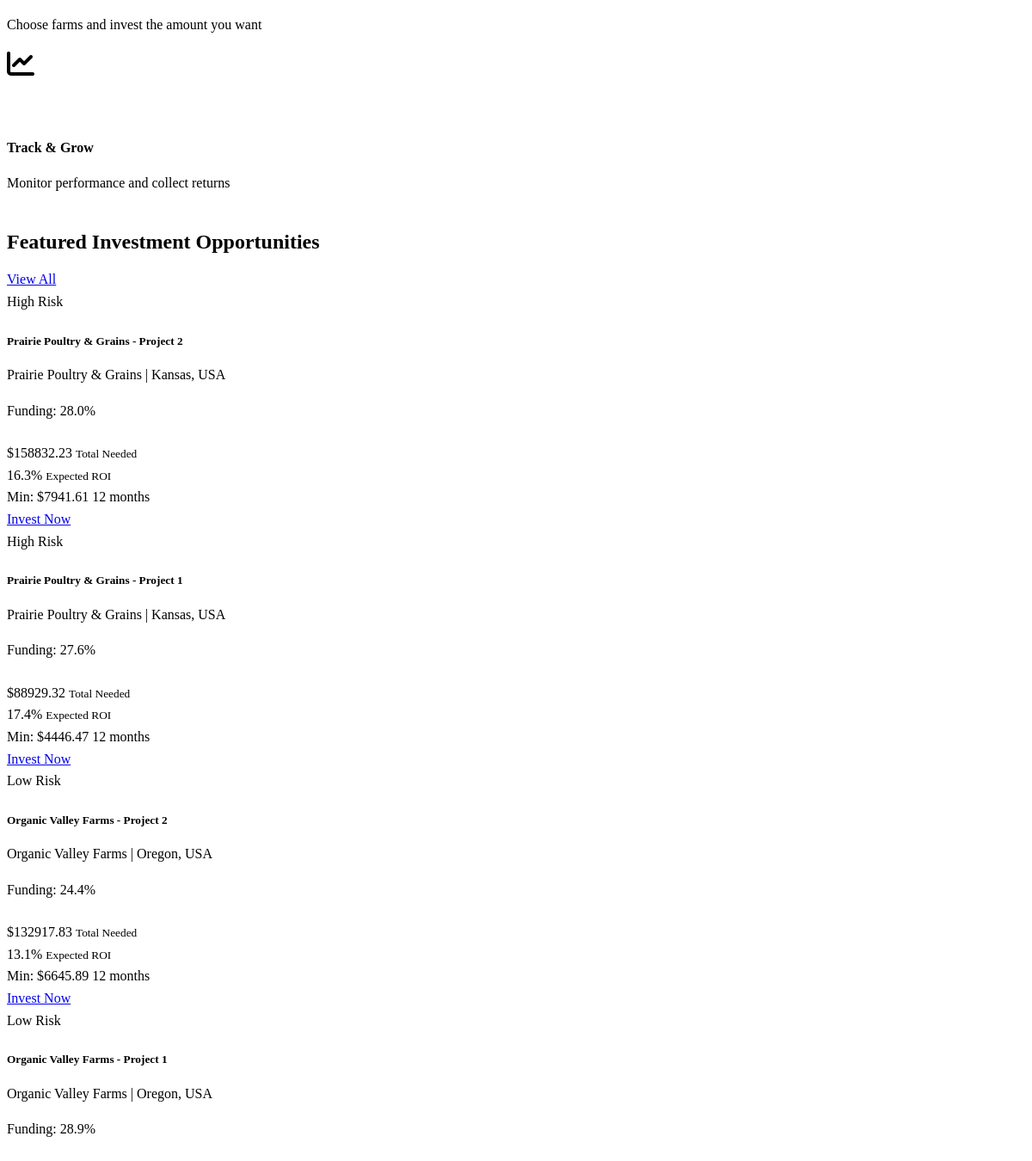
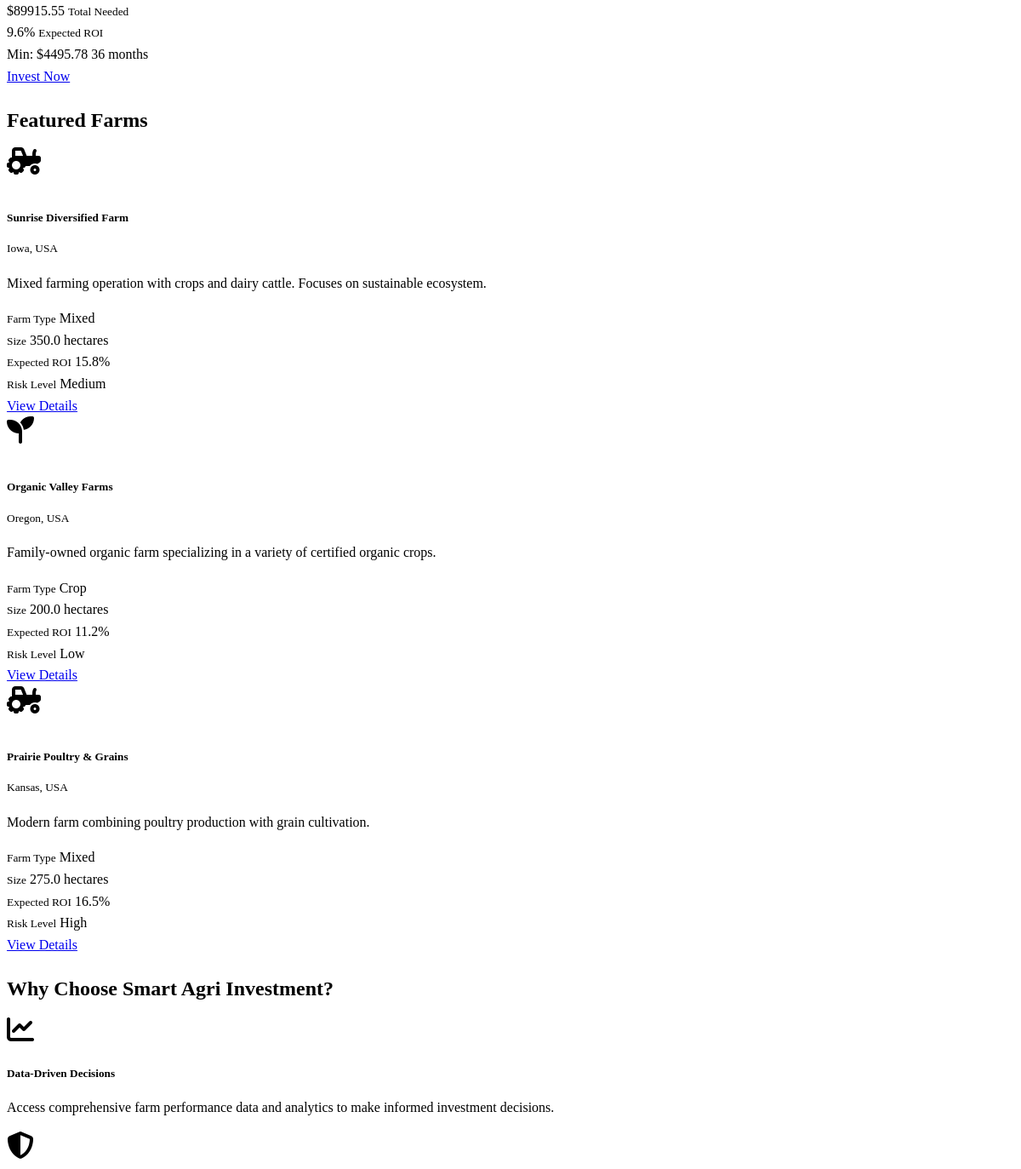
Before: / (middle part) with the older database file (2 pictures, top to bottom).
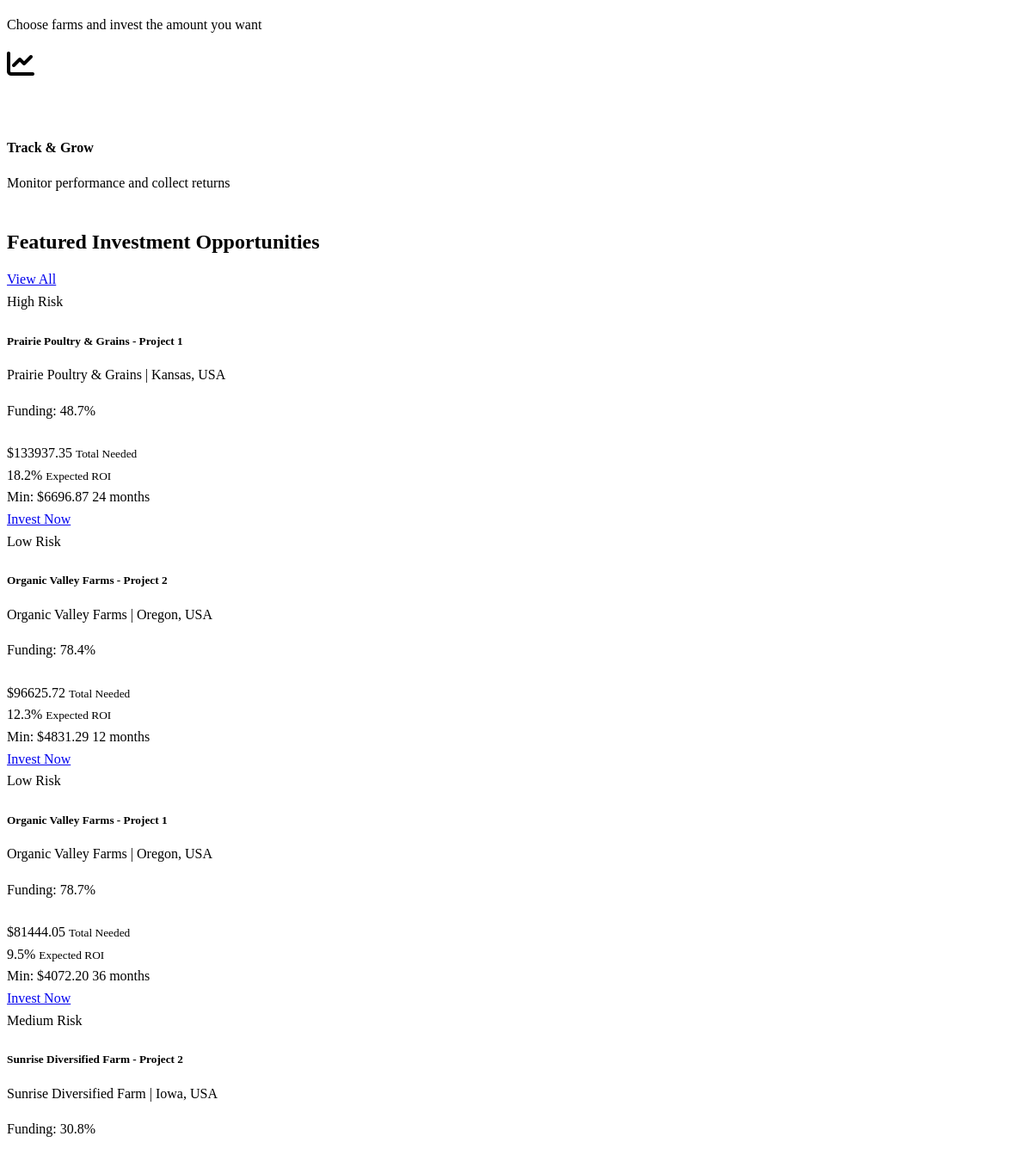
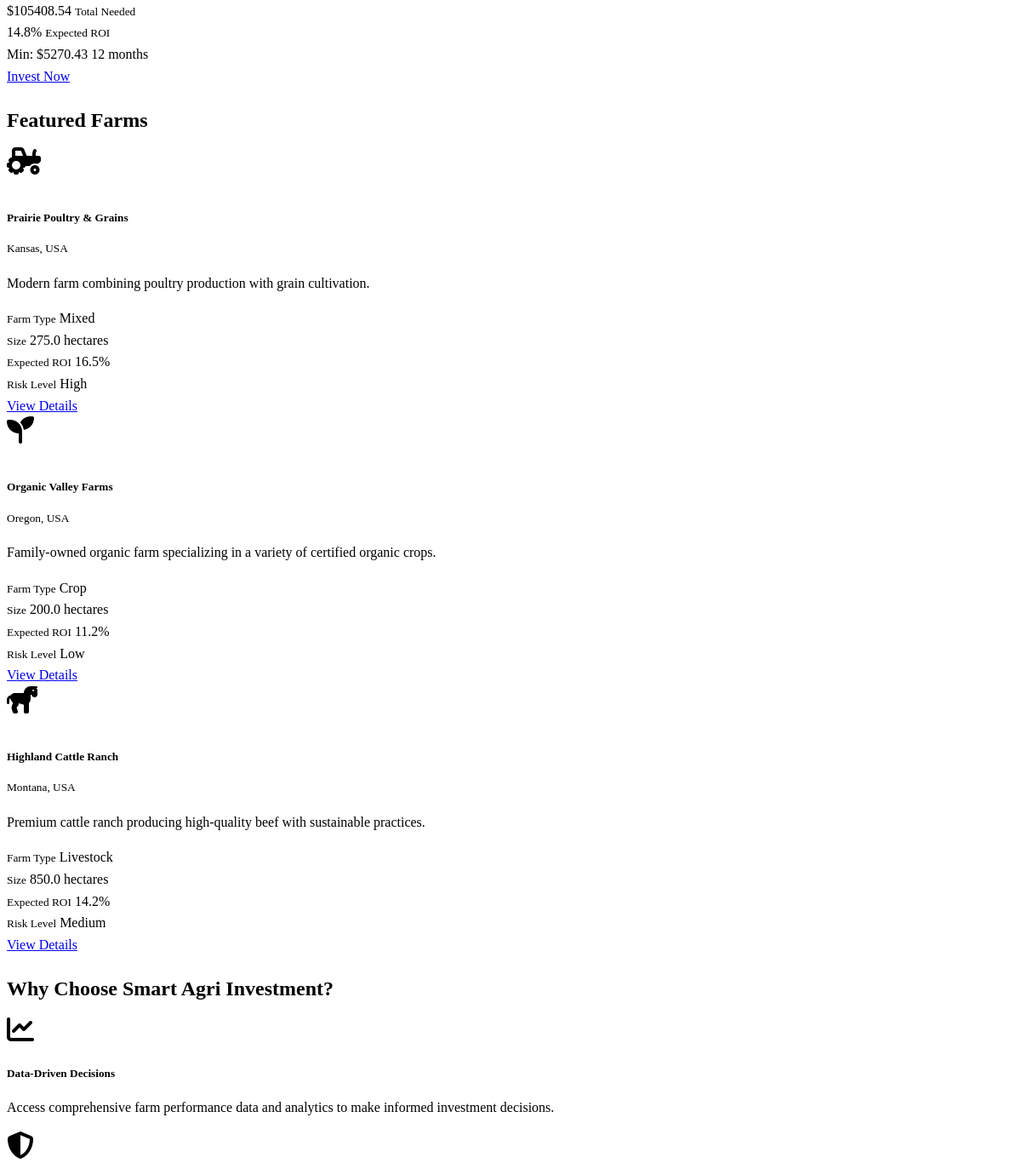
After: the same page with the newer database file (2 pictures, top to bottom).
### models.py (models this page shows, shortened)
class InvestmentOpportunity(db.Model):
    id = db.Column(db.Integer, primary_key=True)
    farm_id = db.Column(db.Integer, db.ForeignKey('farm.id'), nullable=False)
    title = db.Column(db.String(128), nullable=False)
    description = db.Column(db.Text)
    amount_needed = db.Column(db.Float, nullable=False)
    amount_raised = db.Column(db.Float, default=0.0)
    minimum_investment = db.Column(db.Float, default=0.0)
    expected_roi = db.Column(db.Float)  # Percentage
    duration_months = db.Column(db.Integer)  # Investment duration in months
    risk_level = db.Column(db.String(20))  # "Low", "Medium", "High"
    start_date = db.Column(db.Date)
    end_date = db.Column(db.Date)
    created_at = db.Column(db.DateTime, default=datetime.utcnow)
    status = db.Column(db.String(20), default="Open")  # "Open", "Closed", "Completed"
    investments = db.relationship('Investment', backref='opportunity', lazy='dynamic')
    def funding_percentage(self):
        if self.amount_needed == 0:
            return 0
        return (self.amount_raised / self.amount_needed) * 100

class Farm(db.Model):
    id = db.Column(db.Integer, primary_key=True)
    name = db.Column(db.String(128), nullable=False)
    location = db.Column(db.String(256))
    description = db.Column(db.Text)
    farm_type = db.Column(db.String(64))  # e.g., "Crop", "Livestock", "Mixed"
    size_hectares = db.Column(db.Float)
    established_date = db.Column(db.Date)
    created_at = db.Column(db.DateTime, default=datetime.utcnow)
    total_funding_needed = db.Column(db.Float, default=0.0)
    current_funding = db.Column(db.Float, default=0.0)
    expected_roi = db.Column(db.Float)  # Percentage
    risk_level = db.Column(db.String(20))  # "Low", "Medium", "High"
    yield_history = db.Column(db.Text)  # Stored as JSON string
    owner_id = db.Column(db.Integer, db.ForeignKey('user.id'))
    investment_opportunities = db.relationship('InvestmentOpportunity', backref='farm', lazy='dynamic')
    performance_data = db.relationship('FarmPerformance', backref='farm', lazy='dynamic')

### routes.py (the view)
@app.route('/')
def index():
    featured_farms = Farm.query.order_by(Farm.created_at.desc()).limit(3).all()
    opportunities = InvestmentOpportunity.query.filter_by(status="Open").order_by(InvestmentOpportunity.created_at.desc()).limit(4).all()
    return render_template('index.html',
                          featured_farms=featured_farms,
                          opportunities=opportunities)

### templates/index.html (shortened to what the changed rows need)
{% extends "base.html" %}
{% block content %}
<div class="bg-dark-subtle py-5">
    <div class="container">
        <div class="d-flex justify-content-between align-items-center mb-4">
            <h2 class="mb-0">Featured Investment Opportunities</h2>
        </div>
        <div class="row g-4">
            {% if opportunities %}
                {% for opportunity in opportunities %}
                <div class="col-md-6 col-lg-3">
                    <div class="card h-100 border-0 shadow">
                        <div class="card-body">
                            <span class="badge bg-{{ 'success' if opportunity.risk_level == 'Low' else 'warning' if opportunity.risk_level == 'Medium' else 'danger' }} mb-2">
                                {{ opportunity.risk_level }} Risk
                            </span>
                            <h5 class="card-title">{{ opportunity.title }}</h5>
                            <p class="card-text text-muted small">{{ opportunity.farm.name }} | {{ opportunity.farm.location }}</p>
                            <div class="my-3">
                                <p class="mb-1 small">Funding: {{ "%.1f"|format(opportunity.funding_percentage()) }}%</p>
                                <div class="progress" style="height: 8px;">
                                </div>
                            </div>
                            <div class="d-flex justify-content-between mb-3">
                                <div>
                                    <span class="d-block fw-bold">${{ "%.2f"|format(opportunity.amount_needed) }}</span>
                                    <small class="text-muted">Total Needed</small>
                                </div>
                                <div class="text-end">
                                    <span class="d-block fw-bold text-success">{{ "%.1f"|format(opportunity.expected_roi) }}%</span>
                                    <small class="text-muted">Expected ROI</small>
                                </div>
                            </div>
                            <div class="d-flex justify-content-between">
                                <span class="small text-muted">Min: ${{ "%.2f"|format(opportunity.minimum_investment) }}</span>
                                <span class="small text-muted">{{ opportunity.duration_months }} months</span>
                            </div>
                            <a href="{{ url_for('invest', opportunity_id=opportunity.id) }}" class="btn btn-success w-100 mt-3">Invest Now</a>
                        </div>
                    </div>
                </div>
                {% endfor %}
            {% else %}
                <div class="col-12">
                    <div class="alert alert-info">
                        <p class="mb-0">No investment opportunities available at the moment. Please check back later.</p>
                    </div>
                </div>
            {% endif %}
        </div>
    </div>
</div>
<div class="container py-5">
    <h2 class="mb-4">Featured Farms</h2>
    <div class="row g-4">
        {% if featured_farms %}
            {% for farm in featured_farms %}
            <div class="col-md-4">
                <div class="card h-100 border-0 shadow-sm bg-dark">
                    <div class="card-body">
                        <div class="d-flex align-items-center mb-3">
                            <div class="bg-success bg-opacity-25 rounded-circle d-flex align-items-center justify-content-center me-3" style="width: 50px; height: 50px;">
                                {% if farm.farm_type == 'Crop' %}
                                <i class="fas fa-seedling fa-2x text-success"></i>
                                {% elif farm.farm_type == 'Livestock' %}
                                <i class="fas fa-horse fa-2x text-success"></i>
                                {% else %}
                                <i class="fas fa-tractor fa-2x text-success"></i>
                                {% endif %}
                            </div>
                            <div>
                                <h5 class="card-title mb-0">{{ farm.name }}</h5>
                                <small class="text-muted">{{ farm.location }}</small>
                            </div>
                        </div>
                        <p class="card-text">{{ farm.description[:100] }}{% if farm.description|length > 100 %}...{% endif %}</p>
                        <div class="row g-2 mb-3">
                            <div class="col-6">
                                <div class="bg-dark-subtle p-2 rounded">
                                    <small class="text-muted d-block">Farm Type</small>
                                    <span>{{ farm.farm_type }}</span>
                                </div>
                            </div>
                            <div class="col-6">
                                <div class="bg-dark-subtle p-2 rounded">
                                    <small class="text-muted d-block">Size</small>
                                    <span>{{ farm.size_hectares }} hectares</span>
                                </div>
                            </div>
                            <div class="col-6">
                                <div class="bg-dark-subtle p-2 rounded">
                                    <small class="text-muted d-block">Expected ROI</small>
                                    <span class="text-success">{{ farm.expected_roi }}%</span>
                                </div>
                            </div>
                            <div class="col-6">
                                <div class="bg-dark-subtle p-2 rounded">
                                    <small class="text-muted d-block">Risk Level</small>
                                    <span class="{{ 'text-success' if farm.risk_level == 'Low' else 'text-warning' if farm.risk_level == 'Medium' else 'text-danger' }}">{{ farm.risk_level }}</span>
                                </div>
                            </div>
                        </div>
                        <a href="{{ url_for('farm_detail', farm_id=farm.id) }}" class="btn btn-outline-success w-100">View Details</a>
                    </div>
                </div>
            </div>
            {% endfor %}
        {% else %}
            <div class="col-12">
                <div class="alert alert-info">
                    <p class="mb-0">No featured farms available at the moment. Please check back later.</p>
                </div>
            </div>
        {% endif %}
    </div>
</div>
<div class="bg-dark-subtle py-5">
    <div class="container">
        <div class="row align-items-center">
            <div class="col-md-6">
                <h2 class="mb-4">Why Choose Smart Agri Investment?</h2>
            </div>
        </div>
    </div>
</div>
{% endblock %}

Changed rows visible on the page:
removed InvestmentOpportunity: risk_level "High", title "Prairie Poultry & Grains - Project 2", farm.name "Prairie Poultry & Grains", farm.location "Kansas, USA", funding_percentage "28.0", amount_needed "158832.23", expected_roi "16.3", minimum_investment "7941.61", duration_months "12"
removed InvestmentOpportunity: risk_level "High", title "Prairie Poultry & Grains - Project 1", farm.name "Prairie Poultry & Grains", farm.location "Kansas, USA", funding_percentage "27.6", amount_needed "88929.32", expected_roi "17.4", minimum_investment "4446.47", duration_months "12"
no longer on this page (row edited): InvestmentOpportunity: risk_level "Low", title "Organic Valley Farms - Project 2", farm.name "Organic Valley Farms", farm.location "Oregon, USA", funding_percentage "24.4", amount_needed "132917.83", expected_roi "13.1", minimum_investment "6645.89", duration_months "12"
removed InvestmentOpportunity: risk_level "Low", title "Organic Valley Farms - Project 1", farm.name "Organic Valley Farms", farm.location "Oregon, USA", funding_percentage "28.9", amount_needed "89915.55", expected_roi "9.6", minimum_investment "4495.78", duration_months "36"
no longer on this page (row edited): Farm: name "Sunrise Diversified Farm", location "Iowa, USA", description "Mixed farming operation with crops and dairy cattle. Focuses on sustainable ecosystem.", farm_type "Mixed", size_hectares "350.0", expected_roi "15.8", risk_level "Medium"
added InvestmentOpportunity: risk_level "High", title "Prairie Poultry & Grains - Project 1", farm.name "Prairie Poultry & Grains", farm.location "Kansas, USA", funding_percentage "48.7", amount_needed "133937.35", expected_roi "18.2", minimum_investment "6696.87", duration_months "24"
added InvestmentOpportunity: risk_level "Low", title "Organic Valley Farms - Project 2", farm.name "Organic Valley Farms", farm.location "Oregon, USA", funding_percentage "78.4", amount_needed "96625.72", expected_roi "12.3", minimum_investment "4831.29", duration_months "12"
added InvestmentOpportunity: risk_level "Low", title "Organic Valley Farms - Project 1", farm.name "Organic Valley Farms", farm.location "Oregon, USA", funding_percentage "78.7", amount_needed "81444.05", expected_roi "9.5", minimum_investment "4072.20", duration_months "36"
added InvestmentOpportunity: risk_level "Medium", title "Sunrise Diversified Farm - Project 2", farm.name "Sunrise Diversified Farm", farm.location "Iowa, USA", funding_percentage "30.8", amount_needed "105408.54", expected_roi "14.8", minimum_investment "5270.43", duration_months "12"
changed Farm "Modern farm combining poultry production with grain cultivation.": moves up the list
now on this page (row edited): Farm: name "Highland Cattle Ranch", location "Montana, USA", description "Premium cattle ranch producing high-quality beef with sustainable practices.", farm_type "Livestock", size_hectares "850.0", expected_roi "14.2", risk_level "Medium"
